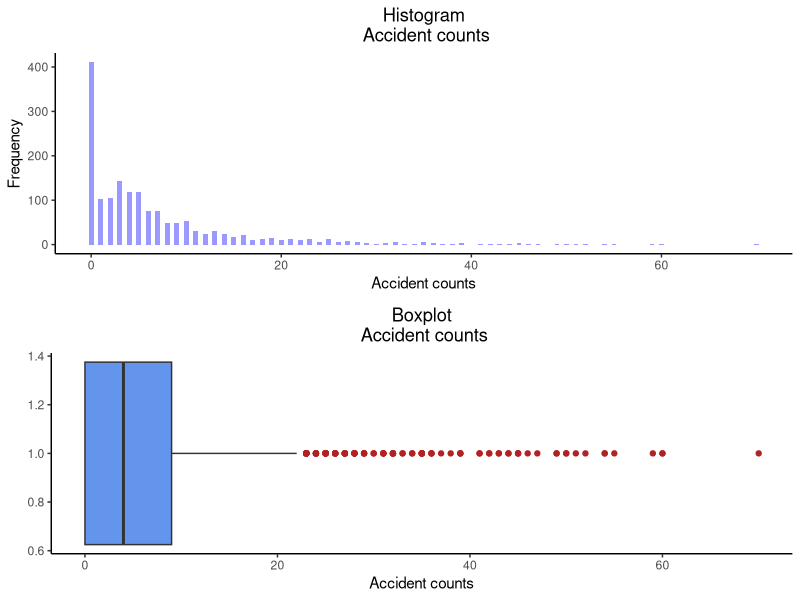

Recreate this plot in R.
## ---- chunk 1
knitr::opts_chunk$set(echo = FALSE, message = FALSE, warning = FALSE, fig.width = 6, fig.height = 5, fig.pos="H", fig.pos = 'H')
# Note: Include = FALSE implies the code is executed, but not printed in your pdf.
# warning and message = FALSE implies ugly messages and warnings are removed from your pdf. These should be picked up when you execute the command chunks (code sections below) in your rmd, not printed in your paper!

library(knitr)
library(ggplot2)
library(kableExtra)
library(tidyverse)
# 
# devtools::install_version("rmarkdown", version = "1.8", repos = "http://cran.us.r-project.org")


## ---- chunk 2
dat <- read.csv("data/accidents.csv") %>% 
  setNames(c("Index","Counts"))

#first column is just an index, second is a  1632 observations

#first visualise the data

firstplot <- ggplot(dat, aes(dat$Counts)) +
  geom_histogram(binwidth= .5,
                 fill="blue",
                 alpha = .4,
                 position="dodge")+
  labs(x="Accident counts", y="Frequency") +
  labs(title="Histogram\n Accident counts") +
  theme_classic()+
  theme(plot.title = element_text(hjust=0.5))
  

firstbox <- ggplot(dat)+
  geom_boxplot(aes(y= dat$Counts,x=1),
               fill = "cornflowerblue", 
               outlier.color ="firebrick")+
  theme_classic() +
  theme(plot.title = element_text(hjust=0.5))+
  labs(title="Boxplot\n Accident counts") +
  labs(y="Accident counts",x ="")+
  coord_flip()

gridExtra::grid.arrange(firstplot,firstbox)

## ---- chunk 3
#five number summary of the data
five_sum <- summary(dat)

#percentage outliers - 3rd quartile is 9
perc_outlier <- round(length(dat$Counts[dat$Counts > 1.5*9])/length(dat$Counts),4)*100
